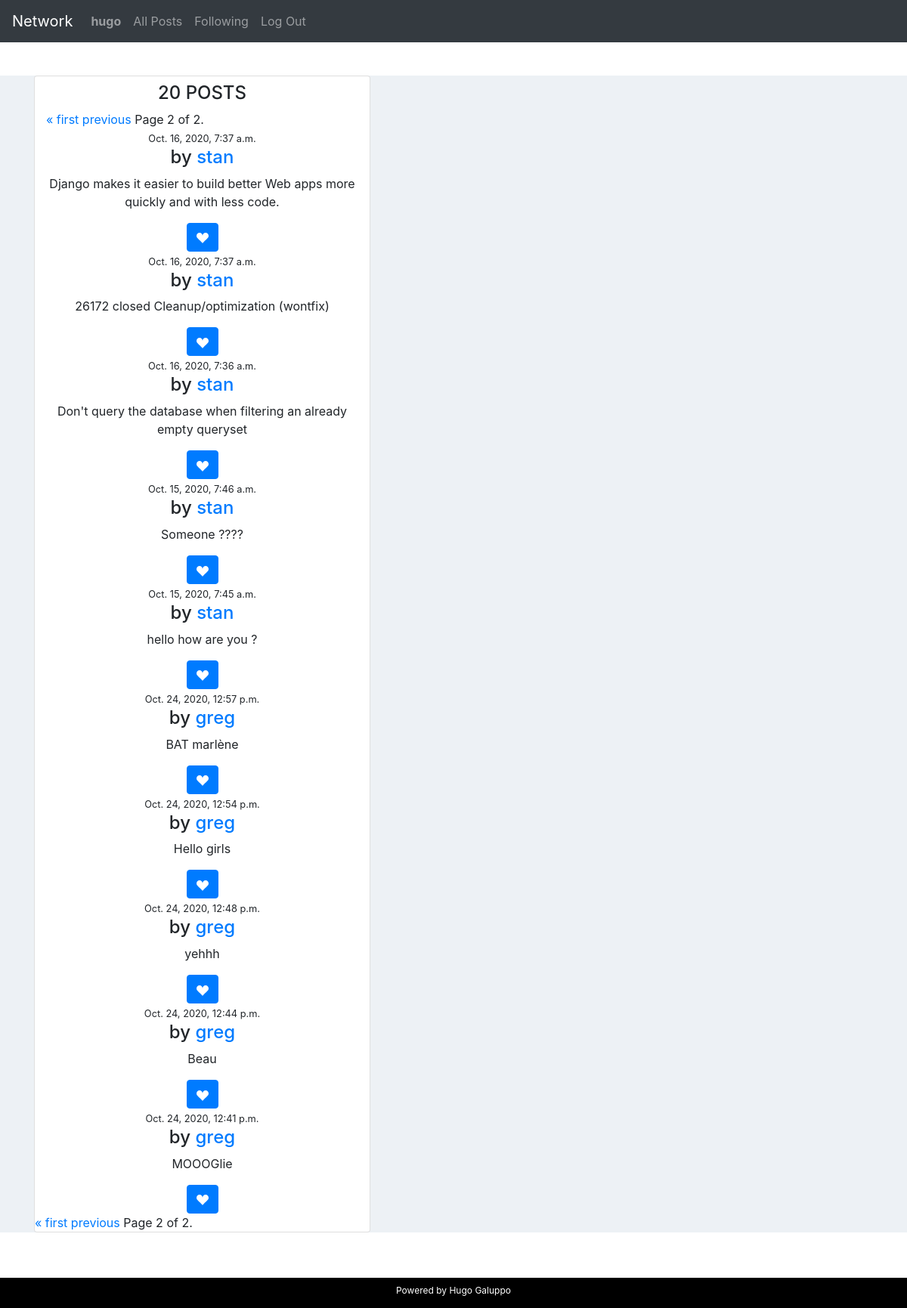
The app's page /following?page=3 (signed in), older data.
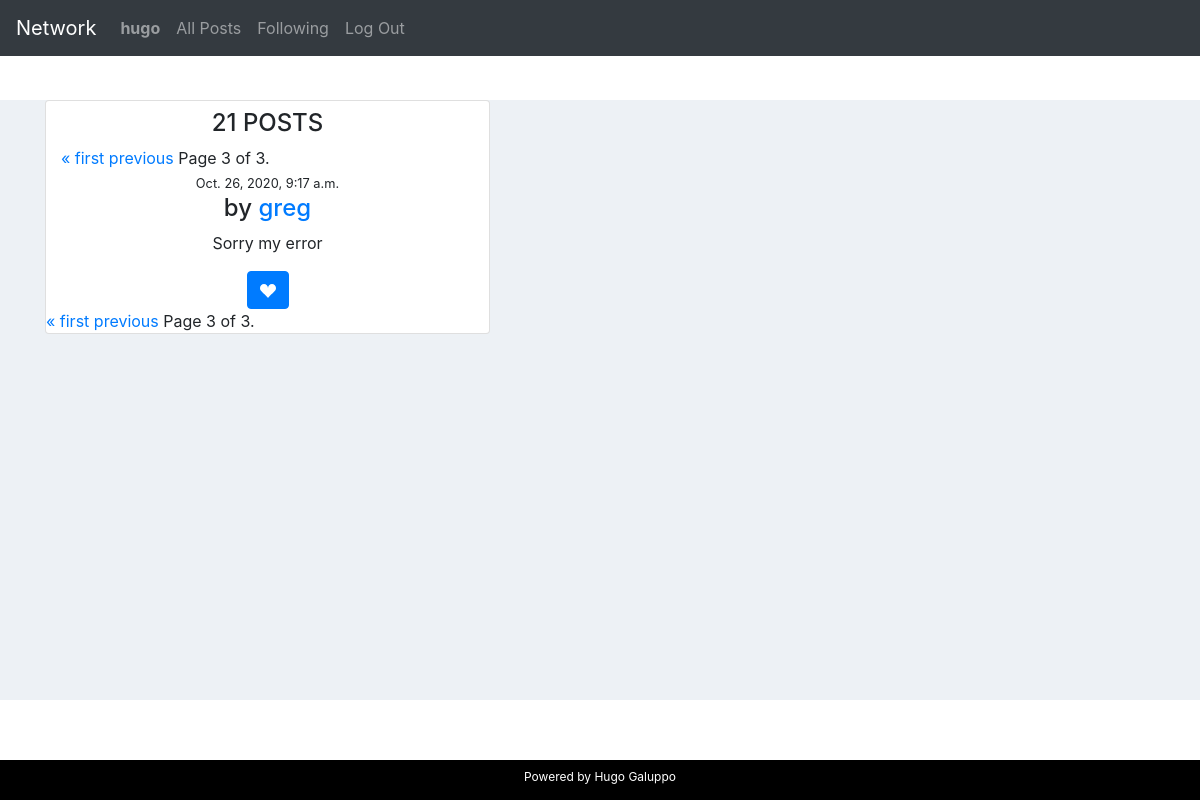
The same page, newer data.
### network/models.py (models this page shows, shortened)
class Post (models.Model):
    author = models.ForeignKey("Profile", on_delete=models.CASCADE, related_name="author") #profile.author
    content = models.CharField(max_length=100)
    date = models.DateTimeField(auto_now=True)
    likes = models.ManyToManyField("User",related_name="likes")
    class Meta:
        ordering = ('-date', )

class Profile(models.Model):
    user = models.OneToOneField("User", on_delete=models.CASCADE, related_name="user") # user.user
    title = models.CharField(max_length=100, blank=True)
    followers = models.ManyToManyField("User",related_name="is_following", blank=True)     # user.is_following.all()

class User(AbstractUser):
    pass

### network/views.py (the view)
# urls.py: path("following", views.following, name="following"),
@login_required
def following(request):
    user = User.objects.get(pk=request.user.pk)
    profiles = Profile.objects.filter(followers__in=[user.pk])
    posts_dict = {}
    post_list = []
    if profiles:
        for profile in profiles:
            posts_dict[profile] = Post.objects.filter(author__in=[profile])
            for item in posts_dict[profile]:
                 post_list.append(item)
        paginator = Paginator(post_list, 10) # Show 10 posts per page.
        page_number = request.GET.get('page') # 10
        page_obj = paginator.get_page(page_number)
        postNbr = len(post_list)
    return render(request, "network/following.html", {'postNbr': postNbr, 'page_obj': page_obj })

### network/templates/network/following.html (shortened to what this page needs)
{% extends "network/layout.html" %}
{% load static %}
{% block body %}
<div class="container">
  <div class="row">
      <div class="col-md-12 col-lg-5">
          <div class="card">
                      <div class="col text-center">
                        <h4 class="text-uppercase">
                          <h4 class="text-uppercase">
                             {{ postNbr }} Posts</h4>
                            <div class="pagination">
                              <span class="step-links">
                                  {% if page_obj.has_previous %}
                                      <a href="?page=1">&laquo; first</a>
                                      <a href="?page={{ page_obj.previous_page_number }}">previous</a>
                                      {% endif %}
                                  <span class="current">
                                      Page {{ page_obj.number }} of {{ page_obj.paginator.num_pages }}.
                                  </span>
                              </span>
                          </div>
                          {% for post in page_obj %}
                              <small> {{post.date}} </small>
                              <div id='{{ post.id }}' class="media-body">
                                {% if user.is_authenticated %}
                                <h4 class="media-heading user_name">by
                                  <a href="{% url 'profile' username=post.author.user.pk%}">
                                {% endif %}
                                    {{post.author.user}}</h4></a>
                                <p id='content'>{{post.content}}</p>
                                <button type="submit" class="btn btn-primary">
                                <svg width="1em" height="1em" viewBox="0 0 16 16" class="bi bi-suit-heart-fill" fill="currentColor" xmlns="http://www.w3.org/2000/svg">
                                  <path d="M4 1c2.21 0 4 1.755 4 3.92C8 2.755 9.79 1 12 1s4 1.755 4 3.92c0 3.263-3.234 4.414-7.608 9.608a.513.513 0 0 1-.784 0C3.234 9.334 0 8.183 0 4.92 0 2.755 1.79 1 4 1z"/>
                                </svg>
                                </button>
                              </div>
                          {% endfor %}
                      </div>
                      <div class="pagination">
                        <span class="step-links">
                            {% if page_obj.has_previous %}
                                <a href="?page=1">&laquo; first</a>
                                <a href="?page={{ page_obj.previous_page_number }}">previous</a>
                            {% endif %}
                            <span class="current">
                                Page {{ page_obj.number }} of {{ page_obj.paginator.num_pages }}.
                            </span>
                        </span>
                    </div>
              </div>
{% endblock %}

Row changes from the older to the newer data that the page shows:
no longer on this page (row unchanged): Post: date "Oct. 16, 2020, 7:37 a.m.", author.user "stan", content "Django makes it easier to build better Web apps more quickly and with less code."
no longer on this page (row unchanged): Post: date "Oct. 16, 2020, 7:37 a.m.", author.user "stan", content "26172 closed Cleanup/optimization (wontfix)"
no longer on this page (row unchanged): Post: date "Oct. 16, 2020, 7:36 a.m.", author.user "stan", content "Don't query the database when filtering an already empty queryset"
no longer on this page (row unchanged): Post: date "Oct. 15, 2020, 7:46 a.m.", author.user "stan", content "Someone ????"
no longer on this page (row unchanged): Post: date "Oct. 15, 2020, 7:45 a.m.", author.user "stan", content "hello how are you ?"
no longer on this page (row edited): Post: date "Oct. 24, 2020, 12:57 p.m.", author.user "greg", content "BAT marlène"
no longer on this page (row edited): Post: date "Oct. 24, 2020, 12:54 p.m.", author.user "greg", content "Hello girls"
no longer on this page (row edited): Post: date "Oct. 24, 2020, 12:48 p.m.", author.user "greg", content "yehhh"
no longer on this page (row edited): Post: date "Oct. 24, 2020, 12:44 p.m.", author.user "greg", content "Beau"
no longer on this page (row edited): Post: date "Oct. 24, 2020, 12:41 p.m.", author.user "greg", content "MOOOGlie"
added Post: date "Oct. 26, 2020, 9:17 a.m.", author.user "greg", content "Sorry my error"
Text that changed along with them:
{{ postNbr }}: "20" → "21"
{{ page_obj.number }}: "2" → "3"
{{ page_obj.paginator.num_pages }}: "2" → "3"
